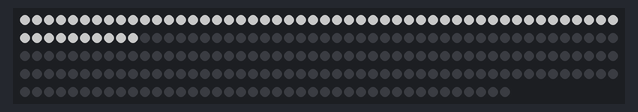
Recording of a sketch running on a simulated ESP32. Parts: 241 RGB LEDs in strip order, left to right, continuing on the next row. Dim RGB values are drawn brighter than linear.

Above: at 0.1 s.
At 1.6 s:
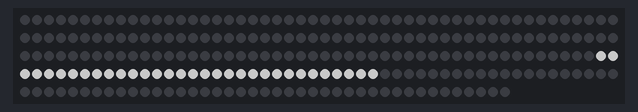
At 4.6 s:
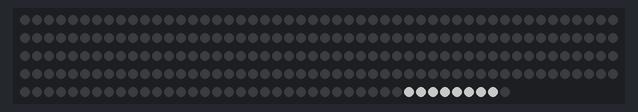
At 7.2 s:
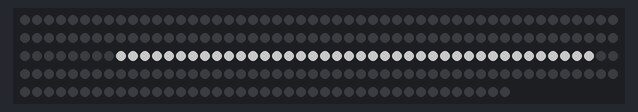
At 9.2 s:
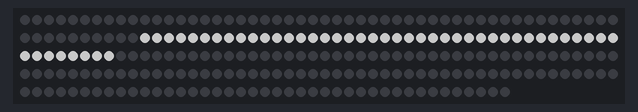

The sketch:

esp32_led_rings.ino
```cpp
#include <Adafruit_NeoPixel.h>

// Define the pin connected to the NeoPixels
#define LED_PIN    12
#define RING_COUNT 9
int ring_counts[RING_COUNT] = {60, 48, 40, 32, 24, 16, 12, 8, 1};

// Create NeoPixel object
Adafruit_NeoPixel strip(241, LED_PIN, NEO_GRB + NEO_KHZ800);  // Total of 241 LEDs

void setup() {
  // Initialize the NeoPixel strip
  strip.begin();
  // Set all pixels to off
  strip.show();
  // Set brightness (0-255)
  strip.setBrightness(100);
}

void loop() {
  // Light up each ring from outer to inner
  for(int ring = 0; ring < RING_COUNT; ring++) {
    // Turn off all pixels
    strip.clear();

    // Calculate the starting index for this ring
    int start_index = 0;
    for(int i = 0; i < ring; i++) {
      start_index += ring_counts[i];
    }

    // Light up all LEDs in the current ring
    for(int i = 0; i < ring_counts[ring]; i++) {
      strip.setPixelColor(start_index + i, strip.Color(255, 255, 255));
    }

    // Update the strip
    strip.show();
    // Wait for 500 milliseconds
    delay(500);
  }

  // Light up each ring from inner to outer
  for(int ring = RING_COUNT - 2; ring >= 0; ring--) {
    // Turn off all pixels
    strip.clear();

    // Calculate the starting index for this ring
    int start_index = 0;
    for(int i = 0; i < ring; i++) {
      start_index += ring_counts[i];
    }

    // Light up all LEDs in the current ring
    for(int i = 0; i < ring_counts[ring]; i++) {
      strip.setPixelColor(start_index + i, strip.Color(255, 255, 255));
    }

    // Update the strip
    strip.show();
    // Wait for 500 milliseconds
    delay(500);
  }
} 
```

Measured:
- by itself, everything shown: repeats every 8.6 s, in 16 steps
- what the display in image 1 shows lasts 0.5 s, from 1.5 s to 2.0 s
